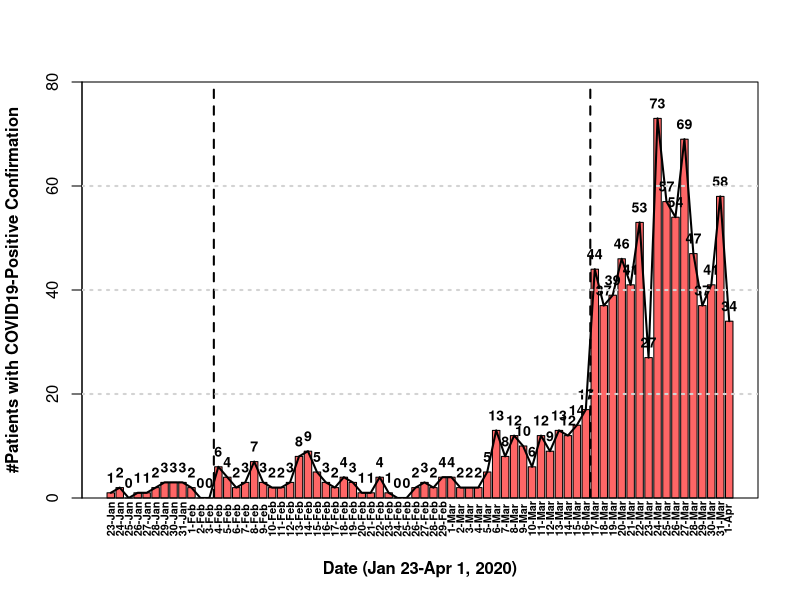
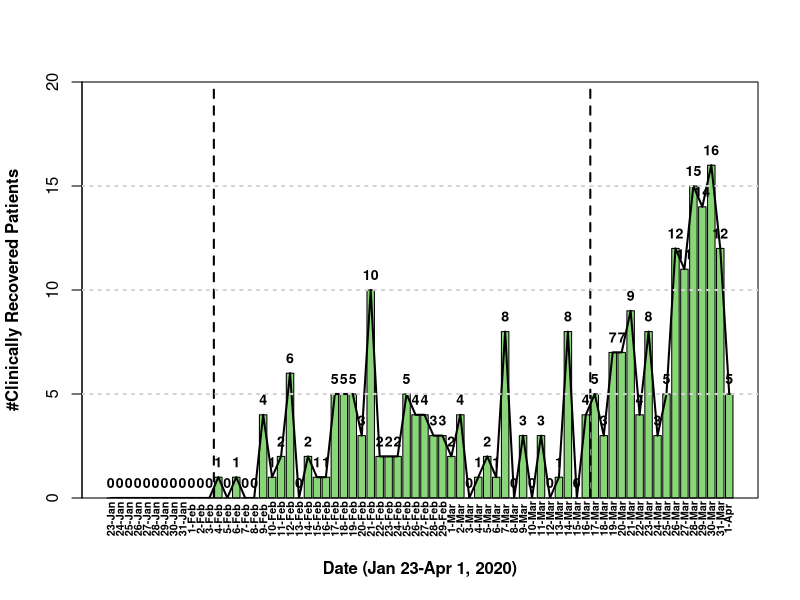

R code for these plots, in order:
###############################################
setwd("~/COVID19-Singapore-master/Data") # Setting Working Directory
Cases <- read.csv('Datewise-Count.csv', sep=",", header = TRUE, fileEncoding="UTF-8-BOM")   
###############################################

pdf("~/COVID19-Singapore-master/Cases-Active.pdf", width = 10, height  = 6)
   
xx <- barplot(Cases$ConFreq, 
col="#ff6666",
#col="#525252", # GrayScale
alpha=0.4,
ylim=c(0,80),
xlab = "Date (Jan 23-Apr 1, 2020)",
font.lab = 2,
axis.lty=1,
ylab = "#Patients with COVID19-Positive Confirmation")
text(cex=0.65, x=xx, y=-4, Cases$ConfirmDate, xpd=TRUE, srt=90, col = "black", font = 2)
text(x = xx, y = Cases$ConFreq, label = Cases$ConFreq, pos = 3, cex = 0.85, font = 2, col = "black")
lines(x = xx, y = Cases$ConFreq, cex = 4, col = "black", lwd = 2)
abline(v = c(14.5,64.9), col="black", lwd=2, lty=2)
box()
grid(NA, 4, lwd = 2)


dev.off()
###############################################

pdf("~/COVID19-Singapore-master/Cases-Recovered.pdf", width = 10, height  = 6)
   
xpl <- barplot(Cases$DisFreq, 
col="#89d678",
#col = "#bdbdbd", # GrayScale
alpha=0.4,
ylim=c(0,20),
xlab = "Date (Jan 23-Apr 1, 2020)",
font.lab = 2,
axis.lty=1,
ylab = "#Clinically Recovered Patients") 
text(cex=0.65, x=xpl, y=-1, Cases$ConfirmDate, xpd=TRUE, srt=90, col = "black", font = 2)
text(x = xpl, y = Cases$DisFreq, label = Cases$DisFreq, pos = 3, cex = 0.85, font = 2, col = "black")
lines(x = xpl, y = Cases$DisFreq, cex = 4, col = "black", lwd = 2)
abline(v = c(14.5,64.9), col="black", lwd=2, lty=2)
box()
grid(NA, 4, lwd = 2)

dev.off()
rm(list=ls())
###############################################